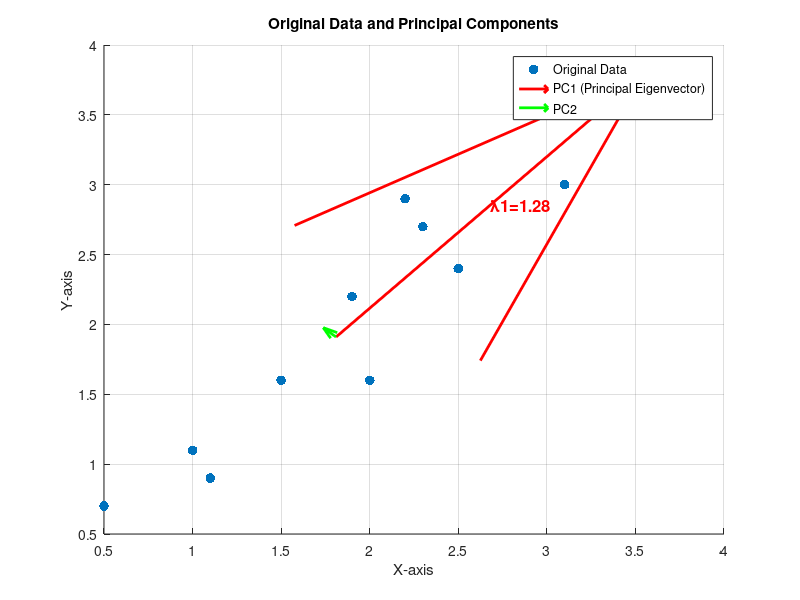
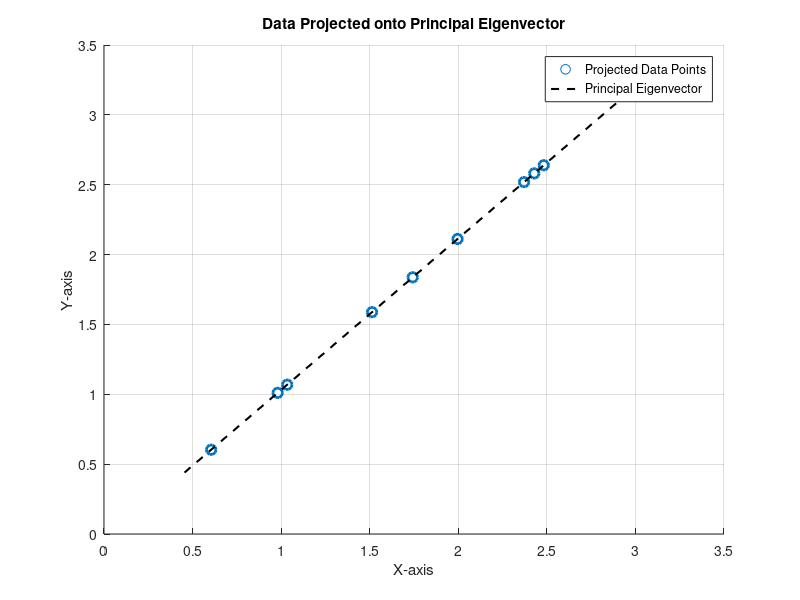

Write the MATLAB code that produced these figures, in order.
clc;
clear;
close all;
data = [2.5, 0.5, 2.2, 1.9, 3.1, 2.3, 2.0, 1.0, 1.5, 1.1; 
        2.4, 0.7, 2.9, 2.2, 3.0, 2.7, 1.6, 1.1, 1.6, 0.9];
means = mean(data, 2);
data_centered = data - means;
n = size(data, 2);
covariance = (data_centered * data_centered') / (n - 1);
[eigen_vectors, eigen_values] = eig(covariance);
[eigen_values_sorted, idx] = sort(diag(eigen_values), 'descend');
eigen_vectors_sorted = eigen_vectors(:, idx);
pca_projection = eigen_vectors_sorted' * data_centered;
disp('Covariance Matrix:');
disp(covariance);
disp('Eigenvalues of the Covariance Matrix:');
disp(eigen_values_sorted);
disp('Eigenvectors (Principal Components):');
disp(eigen_vectors_sorted);
disp('Projected Data onto Principal Components:');
disp(pca_projection);
figure;
scatter(data(1, :), data(2, :), 50, 'bo', 'filled');
hold on;

% Plot principal component vectors
quiver(means(1), means(2), eigen_vectors_sorted(1,1) * eigen_values_sorted(1), ...
       eigen_vectors_sorted(2,1) * eigen_values_sorted(1), 2, 'r', 'LineWidth', 2, 'MaxHeadSize', 0.5);
quiver(means(1), means(2), eigen_vectors_sorted(1,2) * eigen_values_sorted(2), ...
       eigen_vectors_sorted(2,2) * eigen_values_sorted(2), 2, 'g', 'LineWidth', 2, 'MaxHeadSize', 0.5);

% Annotate the main eigenvalue on the principal eigenvector
text(means(1) + eigen_vectors_sorted(1,1) * eigen_values_sorted(1), ...
     means(2) + eigen_vectors_sorted(2,1) * eigen_values_sorted(1), ...
     sprintf('λ1=%.2f', eigen_values_sorted(1)), 'FontSize', 12, 'Color', 'r', 'FontWeight', 'bold');

xlabel('X-axis');
ylabel('Y-axis');
title('Original Data and Principal Components');
legend('Original Data', 'PC1 (Principal Eigenvector)', 'PC2');
grid on;
hold off;

% Step 8: Project all data onto the main principal eigenvector (PC1)
principal_component_1 = eigen_vectors_sorted(:,1);
projected_1D = principal_component_1' * data_centered;

% Convert 1D projections back to 2D space along the principal eigenvector
reconstructed_2D = means + principal_component_1 * projected_1D;

% Display the 2D projected values on the main principal eigenvector
disp('Projected values along Principal Eigenvector (1D scalar values):');
disp(projected_1D);

% Step 9: Plot the 2D projection along the main eigenvector
figure;
scatter(reconstructed_2D(1, :), reconstructed_2D(2, :), 50, 'rx', 'LineWidth', 2);
hold on;
plot([means(1) - 2 * eigen_vectors_sorted(1,1), means(1) + 2 * eigen_vectors_sorted(1,1)], ...
     [means(2) - 2 * eigen_vectors_sorted(2,1), means(2) + 2 * eigen_vectors_sorted(2,1)], 'k--', 'LineWidth', 1.5);
xlabel('X-axis');
ylabel('Y-axis');
title('Data Projected onto Principal Eigenvector');
legend('Projected Data Points', 'Principal Eigenvector');
grid on;
hold off;
